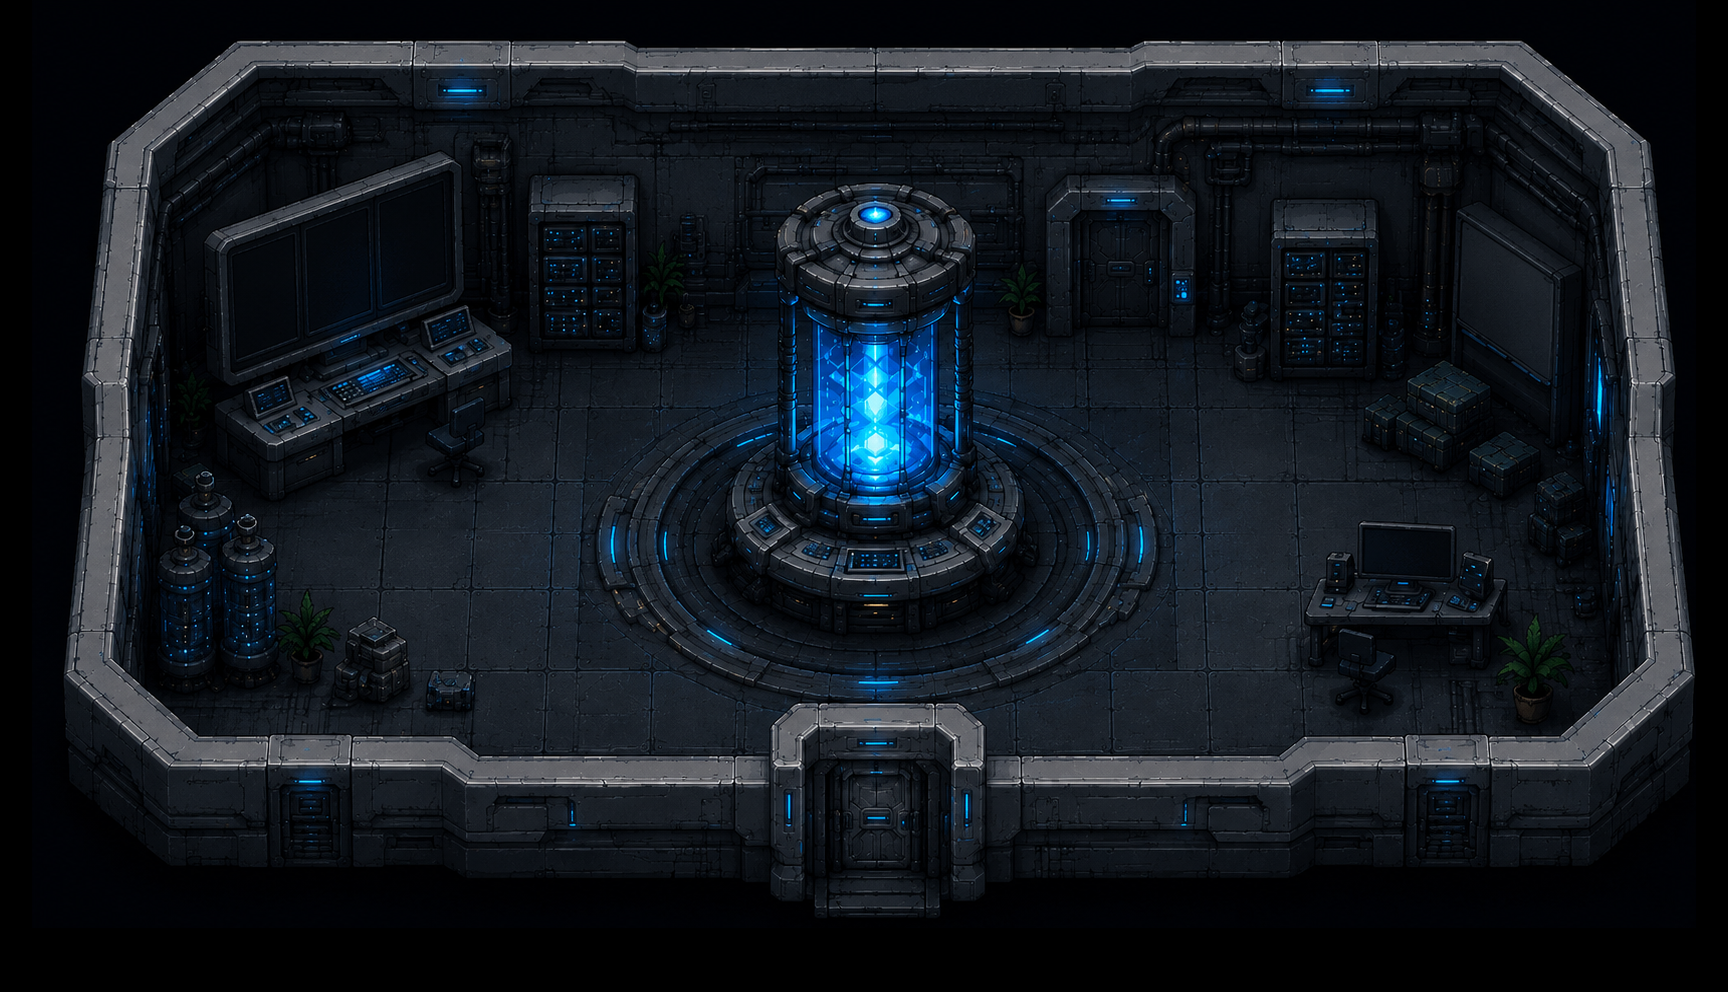

Rendered tile map (Tiled .tmx) drawn with the repository's tilesets; below, a short description and the map source with its tile grids summarised:
An orthogonal 54x31 tile map with 32x32 px tiles, 1 tile layer (Слой тайлов 1) and 41 objects (start_5).

<map version="1.10" tiledversion="1.12.2" orientation="orthogonal" renderorder="right-down" width="54" height="31" tilewidth="32" tileheight="32" infinite="0" nextlayerid="6" nextobjectid="44">
 <tileset firstgid="1" name="mayak" tilewidth="32" tileheight="32" tilecount="1508" columns="52">
  <image source="mayak.png" width="1672" height="941" />
 </tileset>
 <layer id="1" name="Слой тайлов 1" width="54" height="31">
  <data>[1674 cells, 1508 non-empty, 1508 distinct tile ids]</data>
 </layer>
 <objectgroup id="2" name="ma">
  <object id="1" x="766" y="446" width="222" height="146" />
  <object id="2" x="786" y="560" width="170" height="68" />
  <object id="3" x="964" y="448" width="66" height="136" />
  <object id="4" x="734" y="456" width="132" height="124" />
 </objectgroup>
 <objectgroup id="3" name="collision">
  <object id="5" x="24" y="-4" width="640" height="352" />
  <object id="6" x="652" y="-10" width="1078" height="352" />
  <object id="7" x="782" y="320" width="184" height="274" />
  <object id="8" x="958" y="440" width="62" height="144" />
  <object id="9" x="738" y="460" width="260" height="126" />
  <object id="10" x="18" y="346" width="134" height="668" />
  <object id="11" x="200" y="324" width="84" height="170" />
  <object id="12" x="272" y="318" width="68" height="158" />
  <object id="13" x="342" y="320" width="174" height="66" />
  <object id="14" x="328" y="354" width="86" height="54" />
  <object id="15" x="438" y="404" width="44" height="66" />
  <object id="16" x="1322" y="552" width="182" height="76" />
  <object id="17" x="1358" y="520" width="100" height="54" />
  <object id="18" x="1388" y="362" width="386" height="76" />
  <object id="19" x="1454" y="300" width="414" height="122" />
  <object id="20" x="1368" y="402" width="42" height="36" />
  <object id="21" x="1458" y="432" width="424" height="52" />
  <object id="22" x="1522" y="476" width="604" height="98" />
  <object id="23" x="1624" y="564" width="324" height="574" />
  <object id="24" x="982" y="754" width="1004" height="330" />
  <object id="25" x="1290" y="730" width="720" height="186" />
  <object id="26" x="784" y="704" width="202" height="242" />
  <object id="27" x="454" y="752" width="1696" height="412" />
  <object id="28" x="118" y="730" width="350" height="296" />
  <object id="29" x="150" y="476" width="120" height="224" />
  <object id="30" x="148" y="346" width="78" height="206" />
  <object id="31" x="344" y="624" width="64" height="76" />
  <object id="32" x="428" y="664" width="44" height="44" />
  <object id="33" x="270" y="610" width="68" height="82" />
  <object id="40" x="1505.95" y="624.525" width="50.1982" height="104.826" />
  <object id="41" x="1343.54" y="621.572" width="48.7218" height="67.9152" />
  <object id="42" x="1550.24" y="686.535" width="137.307" height="69.3917" />
  <object id="43" x="1241.67" y="313.001" width="166.835" height="60.5332" />
 </objectgroup>
 <objectgroup id="4" name="start">
  <object id="34" name="start_5" x="1092" y="342" width="94" height="30" />
  <object id="35" x="1190" y="-224" />
 </objectgroup>
 <objectgroup id="5" name="exit">
  <object id="36" x="1092" y="326" width="86" height="54" />
  <object id="37" x="1870" y="-244" />
 </objectgroup>
</map>
